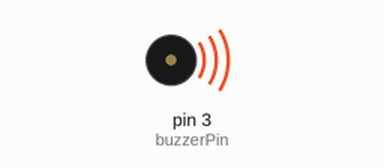
A sketch run on a simulated Arduino Uno, built with avr-gcc and run on an emulated ATmega328P. Shown: buzzer (waves = sounding).

Above: at 0.1 s.
At 3.3 s:
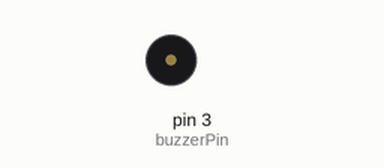
Timing chart, 0 to 4.8 s (numbered marks = the images above):
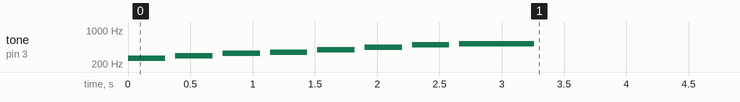

The sketch:

Buzzer_Melody.ino
```cpp
/*
  Project 07 - Buzzer Melody Player
  ---------------------------------
  Play a simple tune on a piezo buzzer using tone().

  Wiring:
    - Buzzer "+" -> pin 3 through a 220 ohm resistor
    - Buzzer "-" -> GND

  Concepts learned:
    - tone(pin, frequency) produces a square wave at a pitch
    - arrays hold the melody notes and their durations
    - frequency = how fast the pin toggles = pitch we hear
*/

const int buzzerPin = 3;

// Notes of a short melody (frequencies in Hz)
int melody[] = {
  262, 294, 330, 349, 392, 440, 494, 523   // C D E F G A B C
};

// How long each note plays (in ms)
int durations[] = {
  300, 300, 300, 300, 300, 300, 300, 600
};

int noteCount = 8;

void setup() {
  for (int i = 0; i < noteCount; i++) {
    tone(buzzerPin, melody[i], durations[i]);  // play note, auto-stop
    delay(durations[i] + 80);                  // wait + small gap
  }
  noTone(buzzerPin);   // make sure the buzzer is silent at the end
}

void loop() {
  // Melody plays once at power-up; nothing to do here.
}
```
